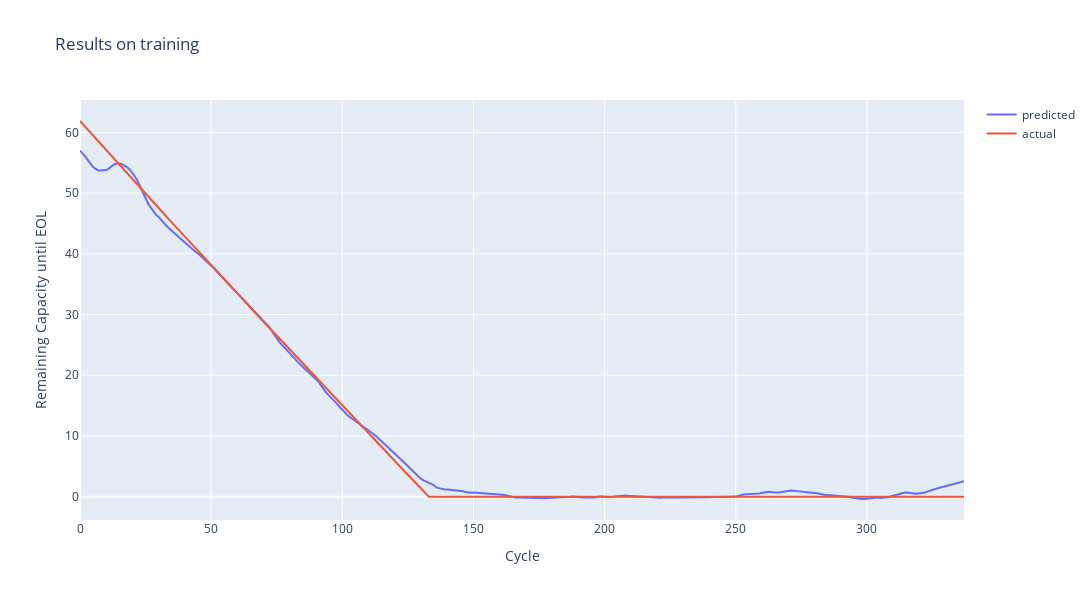
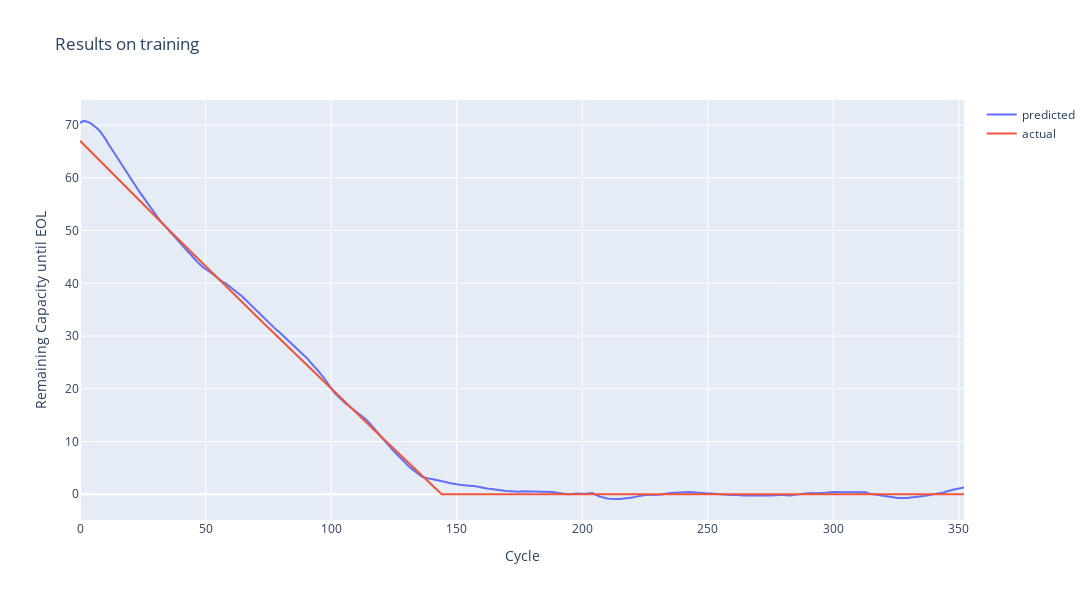
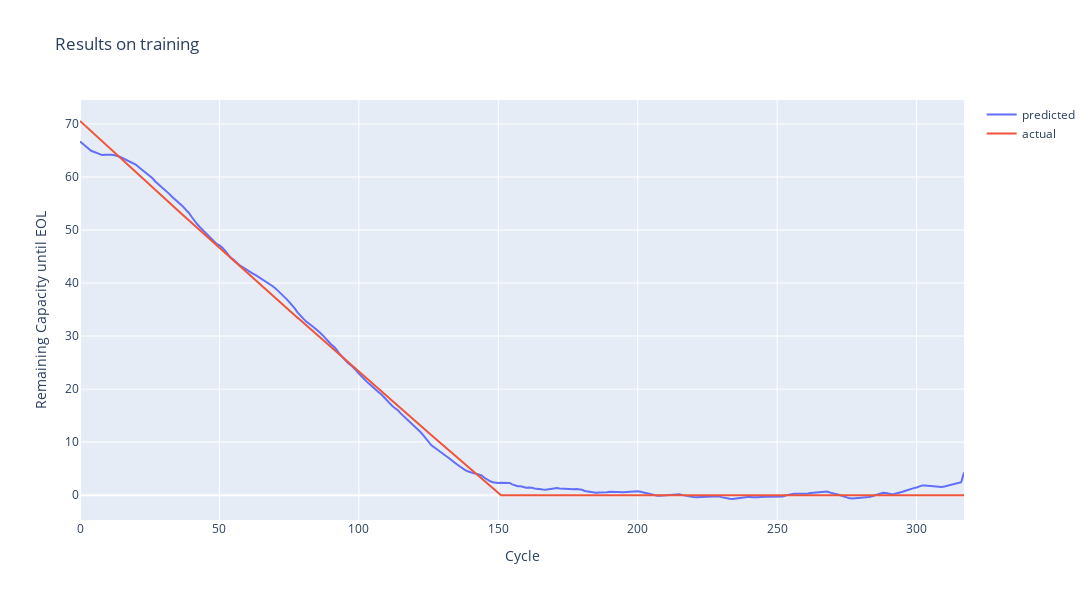

Here is the notebook cell these charts were saved with, in order:
### Code cell
a = 0
for b in train_battery_range:
    fig = go.Figure()
    fig.add_trace(go.Scatter(y=train_predictions[a:b,0],
                        mode='lines', name='predicted'))
    fig.add_trace(go.Scatter(y=train_y[a:b],
                        mode='lines', name='actual'))
    fig.update_layout(title='Results on training',
                    xaxis_title='Cycle',
                    yaxis_title='Remaining Capacity until EOL',
                    width=1400,
                    height=600)
    fig.show()
    a = b

### Figure 1 — Plotly figure (JSON) as saved in the notebook; plotly's stock layout.template omitted (floating-point values rounded to 4 significant figures; data arrays with more than 128 entries replaced by an {"elided": "..."} marker saying what was removed)
{"data": [{"mode": "lines", "name": "predicted", "type": "scatter", "y": {"elided": "338 float values"}}, {"mode": "lines", "name": "actual", "type": "scatter", "y": {"elided": "338 float values"}}], "layout": {"height": 600, "title": {"text": "Results on training"}, "width": 1400, "xaxis": {"title": {"text": "Cycle"}}, "yaxis": {"title": {"text": "Remaining Capacity until EOL"}}}}

### Figure 2 — Plotly figure (JSON) as saved in the notebook; plotly's stock layout.template omitted (floating-point values rounded to 4 significant figures; data arrays with more than 128 entries replaced by an {"elided": "..."} marker saying what was removed)
{"data": [{"mode": "lines", "name": "predicted", "type": "scatter", "y": {"elided": "353 float values"}}, {"mode": "lines", "name": "actual", "type": "scatter", "y": {"elided": "353 float values"}}], "layout": {"height": 600, "title": {"text": "Results on training"}, "width": 1400, "xaxis": {"title": {"text": "Cycle"}}, "yaxis": {"title": {"text": "Remaining Capacity until EOL"}}}}

### Figure 3 — Plotly figure (JSON) as saved in the notebook; plotly's stock layout.template omitted (floating-point values rounded to 4 significant figures; data arrays with more than 128 entries replaced by an {"elided": "..."} marker saying what was removed)
{"data": [{"mode": "lines", "name": "predicted", "type": "scatter", "y": {"elided": "318 float values"}}, {"mode": "lines", "name": "actual", "type": "scatter", "y": {"elided": "318 float values"}}], "layout": {"height": 600, "title": {"text": "Results on training"}, "width": 1400, "xaxis": {"title": {"text": "Cycle"}}, "yaxis": {"title": {"text": "Remaining Capacity until EOL"}}}}
